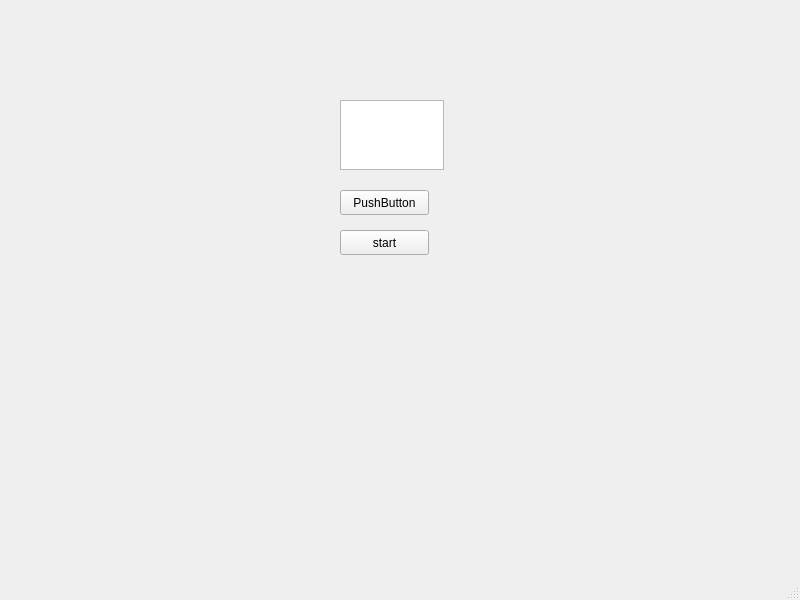
<?xml version="1.0" encoding="UTF-8"?>
<ui version="4.0">
 <class>MainWindow</class>
 <widget class="QMainWindow" name="MainWindow">
  <property name="geometry">
   <rect>
    <x>0</x>
    <y>0</y>
    <width>800</width>
    <height>600</height>
   </rect>
  </property>
  <property name="windowTitle">
   <string>MainWindow</string>
  </property>
  <widget class="QWidget" name="centralwidget">
   <widget class="QPushButton" name="pushButton_1">
    <property name="geometry">
     <rect>
      <x>340</x>
      <y>190</y>
      <width>89</width>
      <height>25</height>
     </rect>
    </property>
    <property name="text">
     <string>PushButton</string>
    </property>
   </widget>
   <widget class="QPushButton" name="pushButton_2">
    <property name="geometry">
     <rect>
      <x>340</x>
      <y>230</y>
      <width>89</width>
      <height>25</height>
     </rect>
    </property>
    <property name="text">
     <string>start</string>
    </property>
   </widget>
   <widget class="QTextEdit" name="textEdit">
    <property name="geometry">
     <rect>
      <x>340</x>
      <y>100</y>
      <width>104</width>
      <height>70</height>
     </rect>
    </property>
   </widget>
  </widget>
  <widget class="QMenuBar" name="menubar">
   <property name="geometry">
    <rect>
     <x>0</x>
     <y>0</y>
     <width>800</width>
     <height>22</height>
    </rect>
   </property>
  </widget>
  <widget class="QStatusBar" name="statusbar"/>
 </widget>
 <resources/>
 <connections/>
</ui>
